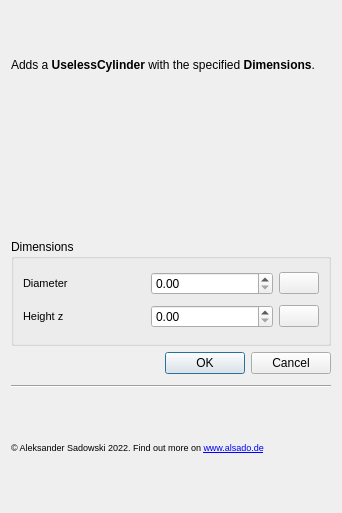
<?xml version="1.0" encoding="UTF-8"?>
<ui version="4.0">
 <class>Form</class>
 <widget class="QWidget" name="Form">
  <property name="geometry">
   <rect>
    <x>0</x>
    <y>0</y>
    <width>342</width>
    <height>513</height>
   </rect>
  </property>
  <property name="sizePolicy">
   <sizepolicy hsizetype="Fixed" vsizetype="Fixed">
    <horstretch>0</horstretch>
    <verstretch>0</verstretch>
   </sizepolicy>
  </property>
  <property name="windowTitle">
   <string>Form</string>
  </property>
  <layout class="QVBoxLayout" name="verticalLayout">
   <item>
    <widget class="QLabel" name="label_9">
     <property name="font">
      <font>
       <pointsize>9</pointsize>
      </font>
     </property>
     <property name="text">
      <string>&lt;html&gt;&lt;head/&gt;&lt;body&gt;&lt;p&gt;Adds a &lt;span style=&quot; font-weight:600;&quot;&gt;UselessCylinder&lt;/span&gt; with the specified &lt;span style=&quot; font-weight:600;&quot;&gt;Dimensions&lt;/span&gt;.&lt;/p&gt;&lt;/body&gt;&lt;/html&gt;</string>
     </property>
     <property name="wordWrap">
      <bool>true</bool>
     </property>
    </widget>
   </item>
   <item>
    <widget class="QLabel" name="label">
     <property name="maximumSize">
      <size>
       <width>320</width>
       <height>240</height>
      </size>
     </property>
     <property name="text">
      <string/>
     </property>
     <property name="pixmap">
      <pixmap>placeholder-info.png</pixmap>
     </property>
     <property name="scaledContents">
      <bool>true</bool>
     </property>
     <property name="alignment">
      <set>Qt::AlignCenter</set>
     </property>
    </widget>
   </item>
   <item>
    <widget class="QGroupBox" name="groupBox_2">
     <property name="title">
      <string>Dimensions</string>
     </property>
     <layout class="QVBoxLayout" name="verticalLayout_3">
      <item>
       <layout class="QHBoxLayout" name="horizontalLayout_2" stretch="5,5,0">
        <item>
         <widget class="QLabel" name="label_4">
          <property name="font">
           <font>
            <pointsize>8</pointsize>
           </font>
          </property>
          <property name="text">
           <string>Diameter</string>
          </property>
         </widget>
        </item>
        <item>
         <widget class="QDoubleSpinBox" name="diameter_spinbox"/>
        </item>
        <item>
         <widget class="QPushButton" name="diameter_help_button">
          <property name="text">
           <string/>
          </property>
          <property name="icon">
           <iconset>
            <normaloff>help.png</normaloff>help.png</iconset>
          </property>
          <property name="iconSize">
           <size>
            <width>20</width>
            <height>20</height>
           </size>
          </property>
          <property name="autoDefault">
           <bool>false</bool>
          </property>
          <property name="flat">
           <bool>false</bool>
          </property>
         </widget>
        </item>
       </layout>
      </item>
      <item>
       <layout class="QHBoxLayout" name="horizontalLayout_3" stretch="1,1,0">
        <item>
         <widget class="QLabel" name="label_7">
          <property name="font">
           <font>
            <pointsize>8</pointsize>
           </font>
          </property>
          <property name="text">
           <string>Height z</string>
          </property>
         </widget>
        </item>
        <item>
         <widget class="QDoubleSpinBox" name="height_z_spinbox"/>
        </item>
        <item>
         <widget class="QPushButton" name="height_z_help_button">
          <property name="text">
           <string/>
          </property>
          <property name="icon">
           <iconset>
            <normaloff>help.png</normaloff>help.png</iconset>
          </property>
          <property name="iconSize">
           <size>
            <width>20</width>
            <height>20</height>
           </size>
          </property>
          <property name="flat">
           <bool>false</bool>
          </property>
         </widget>
        </item>
       </layout>
      </item>
     </layout>
    </widget>
   </item>
   <item>
    <widget class="QDialogButtonBox" name="buttonBox">
     <property name="standardButtons">
      <set>QDialogButtonBox::Cancel|QDialogButtonBox::Ok</set>
     </property>
    </widget>
   </item>
   <item>
    <spacer name="verticalSpacer">
     <property name="orientation">
      <enum>Qt::Vertical</enum>
     </property>
     <property name="sizeType">
      <enum>QSizePolicy::Fixed</enum>
     </property>
     <property name="sizeHint" stdset="0">
      <size>
       <width>20</width>
       <height>5</height>
      </size>
     </property>
    </spacer>
   </item>
   <item>
    <widget class="Line" name="line">
     <property name="orientation">
      <enum>Qt::Horizontal</enum>
     </property>
    </widget>
   </item>
   <item>
    <widget class="QLabel" name="label_6">
     <property name="font">
      <font>
       <pointsize>7</pointsize>
      </font>
     </property>
     <property name="text">
      <string>&lt;html&gt;&lt;head/&gt;&lt;body&gt;&lt;p&gt;© Aleksander Sadowski 2022.                         Find out more on &lt;a href=&quot;https://www.alsado.de&quot;&gt;&lt;span style=&quot; text-decoration: underline; color:#0000ff;&quot;&gt;www.alsado.de&lt;/span&gt;&lt;/a&gt;&lt;/p&gt;&lt;/body&gt;&lt;/html&gt;</string>
     </property>
     <property name="wordWrap">
      <bool>true</bool>
     </property>
     <property name="openExternalLinks">
      <bool>true</bool>
     </property>
    </widget>
   </item>
  </layout>
 </widget>
 <resources/>
 <connections/>
</ui>
